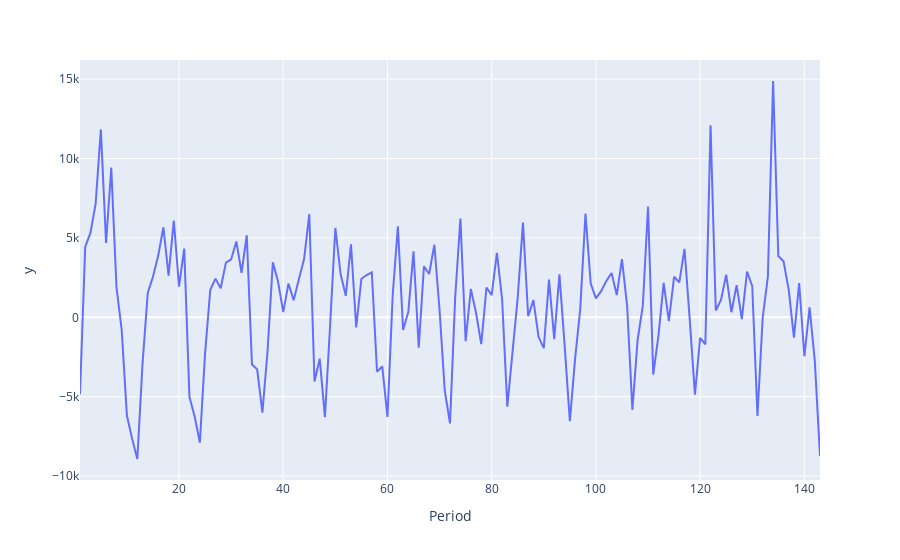

The notebook cell this image was saved under:
### Markdown cell above
Checando los residuales...

### Code cell
residuales = arima_baseline_sm.resid[1:]
fig = px.line(residuales, y=residuales)
fig.show()

### Figure 1 — Plotly figure (JSON) as saved in the notebook; plotly's stock layout.template omitted (floating-point values rounded to 4 significant figures; data arrays with more than 128 entries replaced by an {"elided": "..."} marker saying what was removed)
{"data": [{"hovertemplate": "Period=%{x}<br>y=%{y}<extra></extra>", "legendgroup": "", "line": {"color": "#636efa", "dash": "solid"}, "marker": {"symbol": "circle"}, "mode": "lines", "name": "", "orientation": "v", "showlegend": false, "type": "scatter", "x": {"elided": "143 int values"}, "xaxis": "x", "y": {"elided": "143 float values"}, "yaxis": "y"}], "layout": {"legend": {"tracegroupgap": 0}, "margin": {"t": 60}, "xaxis": {"anchor": "y", "domain": [0, 1], "title": {"text": "Period"}}, "yaxis": {"anchor": "x", "domain": [0, 1], "title": {"text": "y"}}}}
